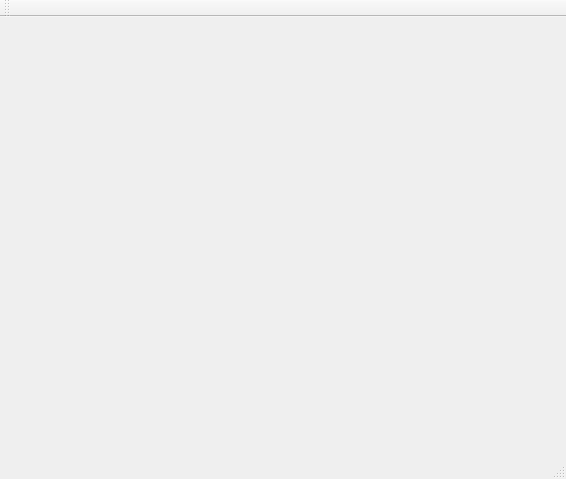
<?xml version="1.0" encoding="UTF-8"?>
<ui version="4.0">
 <class>MainWindow</class>
 <widget class="QMainWindow" name="MainWindow">
  <property name="geometry">
   <rect>
    <x>0</x>
    <y>0</y>
    <width>566</width>
    <height>479</height>
   </rect>
  </property>
  <property name="windowTitle">
   <string>MainWindow</string>
  </property>
  <widget class="QWidget" name="centralWidget"/>
  <widget class="QMenuBar" name="menuBar">
   <property name="geometry">
    <rect>
     <x>0</x>
     <y>0</y>
     <width>566</width>
     <height>20</height>
    </rect>
   </property>
  </widget>
  <widget class="QToolBar" name="mainToolBar">
   <attribute name="toolBarArea">
    <enum>TopToolBarArea</enum>
   </attribute>
   <attribute name="toolBarBreak">
    <bool>false</bool>
   </attribute>
  </widget>
  <widget class="QStatusBar" name="statusBar"/>
 </widget>
 <layoutdefault spacing="6" margin="11"/>
 <resources/>
 <connections/>
</ui>
